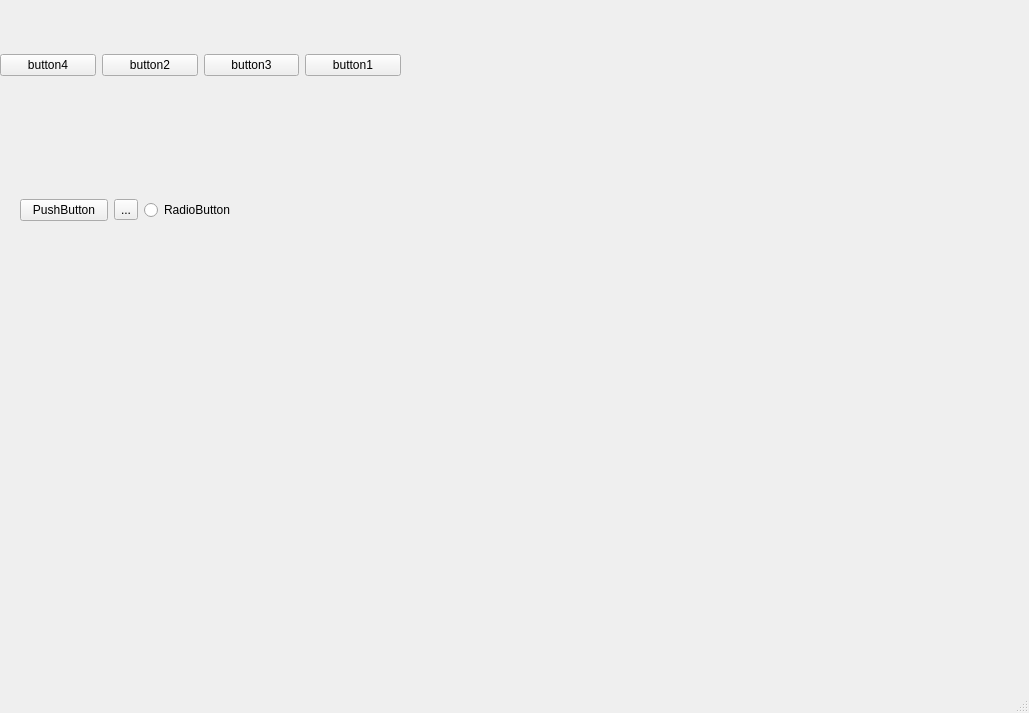
<?xml version="1.0" encoding="UTF-8"?>
<ui version="4.0">
 <class>MainWindow</class>
 <widget class="QMainWindow" name="MainWindow">
  <property name="geometry">
   <rect>
    <x>0</x>
    <y>0</y>
    <width>1029</width>
    <height>713</height>
   </rect>
  </property>
  <property name="windowTitle">
   <string>MainWindow</string>
  </property>
  <widget class="QWidget" name="centralwidget">
   <widget class="QWidget" name="horizontalLayoutWidget">
    <property name="geometry">
     <rect>
      <x>20</x>
      <y>170</y>
      <width>215</width>
      <height>80</height>
     </rect>
    </property>
    <layout class="QHBoxLayout" name="horizontalLayout_2">
     <item>
      <widget class="QPushButton" name="pushButton_5">
       <property name="text">
        <string>PushButton</string>
       </property>
      </widget>
     </item>
     <item>
      <widget class="QToolButton" name="toolButton">
       <property name="text">
        <string>...</string>
       </property>
      </widget>
     </item>
     <item>
      <widget class="QRadioButton" name="radioButton">
       <property name="text">
        <string>RadioButton</string>
       </property>
      </widget>
     </item>
    </layout>
   </widget>
   <widget class="QWidget" name="">
    <property name="geometry">
     <rect>
      <x>0</x>
      <y>10</y>
      <width>401</width>
      <height>111</height>
     </rect>
    </property>
    <layout class="QHBoxLayout" name="horizontalLayout">
     <item>
      <widget class="QPushButton" name="pushButton_4">
       <property name="text">
        <string>button4</string>
       </property>
      </widget>
     </item>
     <item>
      <widget class="QPushButton" name="pushButton_2">
       <property name="text">
        <string>button2</string>
       </property>
      </widget>
     </item>
     <item>
      <widget class="QPushButton" name="pushButton_3">
       <property name="text">
        <string>button3</string>
       </property>
      </widget>
     </item>
     <item>
      <widget class="QPushButton" name="pushButton">
       <property name="text">
        <string>button1</string>
       </property>
      </widget>
     </item>
    </layout>
   </widget>
  </widget>
  <widget class="QMenuBar" name="menubar">
   <property name="geometry">
    <rect>
     <x>0</x>
     <y>0</y>
     <width>1029</width>
     <height>23</height>
    </rect>
   </property>
  </widget>
  <widget class="QStatusBar" name="statusbar"/>
 </widget>
 <resources/>
 <connections/>
</ui>
